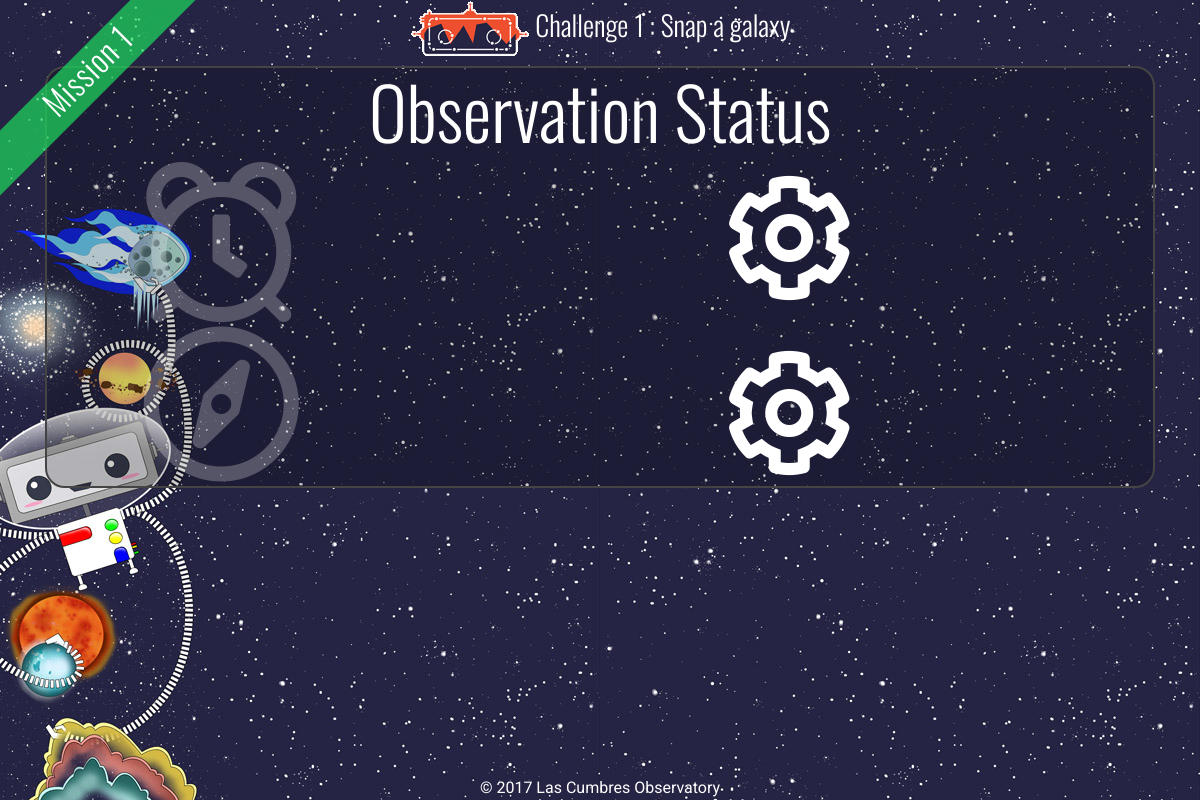
The page /challenge/1/submitted/ (signed in) on the database its author committed.
### explorer/models.py (models this page shows, shortened)
class Challenge(models.Model):
    number = models.IntegerField()
    name = models.CharField(max_length=200)
    mission = models.ForeignKey(Mission)
    description = models.TextField(help_text=_("Research page info"))
    action = models.TextField(help_text=_("What the user should look for on investigate?"))
    category = models.TextField(help_text=_("What type of object is this?"), blank=True, null=True)
    avm_code = models.CharField(max_length=50, blank=True, null=True)
    active = models.BooleanField(default=True)
    sticker_total = models.IntegerField(default=0)
    is_last = models.BooleanField(default=False)

class Mission(models.Model):
    number = models.IntegerField()
    name = models.CharField(max_length=200)
    patch = models.ImageField(upload_to='patches')
    sticker_total = models.IntegerField(default=0)

### explorer/views.py (the view)
# urls.py: url(r'^challenge/(?P<pk>[0-9]+)/start/$', ChallengeView.as_view(), {'mode':'start'}, name="start"),
class ChallengeView(LoginRequiredMixin, DetailView):
    model = Challenge
    def get(self, request, *args, **kwargs):
        if kwargs.get('mode',None) == 'failed':
            self.template_name = "explorer/challenge-message.html"
        else:
            self.template_name = "explorer/challenge-{}.html".format(kwargs['mode'])
        return super(ChallengeView, self).get(request, *args, **kwargs)
    def get_context_data(self, **kwargs):
        context = super(ChallengeView, self).get_context_data(**kwargs)
        if kwargs.get('mode',None) != 'start':
            obj,created = Progress.objects.get_or_create(challenge=self.get_object(), user=self.request.user)
            if created:
                obj.last_update = datetime.utcnow()
                obj.save()
            context['progress'] = obj
        return context

### serol/auth_backend.py (called while the page is built)
    def get_user(self, user_id):
        try:
            return User.objects.get(pk=user_id)
        except User.DoesNotExist:
            return None

### explorer/templates/explorer/challenge-submitted.html (shortened to what this page needs)
{% extends 'explorer/challenge-base.html' %}
{% load static i18n %}
{% block wrapper-class%}challenge mission-{{object.mission.number}}-sidebar{%endblock%}
{% block main-body %}
<div class="centre-container">
  <h1>{% trans "Observation Status" %}</h1>
    <div id="request-message">
      <div class="row">
        <div class="col-lg-4">
          <i class="far fa-alarm-clock fa-10x"></i>
        </div>
        <div class="col-lg-8">
        <h2 class="request-status-info"><span id="request-time"><i class="far fa-cog fa-spin fa-fw"></i></span></h2>
        </div>
      </div>
      <div class="row">
        <div class="col-lg-4">
          <i class="far fa-compass fa-10x"></i>
        </div>
        <div class="col-lg-8">
          <h2 class="request-status-info" id="request-site">
            <i class="far fa-cog fa-spin fa-fw"></i>
          </h2>
        </div>
      </div>
    </div>
  </div>
{% endblock %}

### explorer/templates/explorer/challenge-base.html (shortened to what this page needs)
{% extends 'explorer/base.html' %}
{% load static i18n %}
{% block main-content %}
<div class="container">
{% block main-header %}
<h3><a href="{% url 'home' %}"><img src="{% static 'explorer/images/serol_logo_sm.png'%}" /></a> Challenge {{object.number}} : {{object.name}}</h3>
{% endblock %}
{% block main-body %}
{% endblock %}
</div>
{% endblock %}
{% block ribbon %}
<div class="corner-ribbon sticky shadow mission-{{object.mission.number}}-colour"><h2>{% trans "Mission" %} {{object.mission.number}}</h2></div>
{% endblock %}

### explorer/static/explorer/css/layout.css (style rules this page uses)
a, a:focus, a:hover { color: #fff; }
html, body { height: 100%; }
body { text-align: center; font-family: 'Roboto', sans-serif; background: url('../images/serol_bg_sm.jpg') repeat fixed #2b3e50; color: #fff; }
.centre-container { border: 2px solid #444; border-radius: 20px; background: rgba(0,0,0,0.2); }
h1, h2, h3, h4, h5, h6, .target-name { font-family: 'Oswald', sans-serif; font-weight: 300; color: #fff; }
h1 { font-size:4.5rem; }
#request-message { color: rgba(255, 255, 255, 0.25); }
h2.request-status-info { display: inline-block; font-size: 8rem; }
#request-days, #request-time { font-family: "Aldrich"; display:block; }
.mission-1-colour, .mission-1-sidebar .page-header { background-color:rgba(29, 220, 93, 0.7); }
.corner-ribbon { width: 300px; position: absolute; top: 50px; left: -60px; text-align: center; line-height: 50px; letter-spacing: 1px; color: #f0f0f0; transform: rotate(-45deg); -webkit-transform: rotate(-45deg); }

### rows shown on the page
Challenge: number "1", name "Snap a galaxy", mission.number "1"
